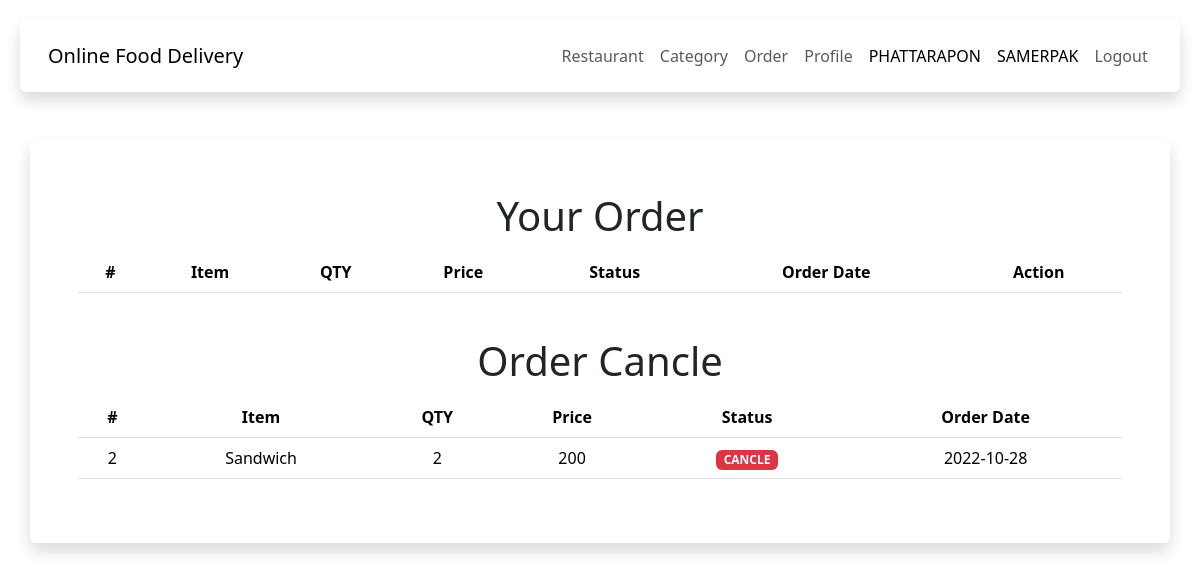
/order.php (signed in), run on the app's committed database.
### tables this page shows
CREATE TABLE `orders` (
  `order_id` int(11) NOT NULL,
  `res_id` int(11) NOT NULL,
  `mem_id` int(11) NOT NULL,
  `menu_id` int(11) NOT NULL,
  `menu_name` varchar(50) NOT NULL,
  `order_qty` int(10) NOT NULL,
  `order_price` float NOT NULL,
  `order_status` varchar(20) NOT NULL DEFAULT 'in_process',
  `order_date` date NOT NULL,
  `order_success` timestamp NOT NULL DEFAULT current_timestamp() ON UPDATE current_timestamp(),
  `mem_status` varchar(10) DEFAULT NULL,
  `order_group` int(11) NOT NULL
);

### order.php (the view, shortened to what this page needs)
<!DOCTYPE html>
<html lang="en">
<head>
    <?php include('../asset/head/head-user.php'); ?>
</head>
<body>
    <div class="content">
        <div class="container shadow p-5 mb-5 bg-body rounded">
            <h1 align="center" class="p-1">Your Order</h1>
            <table class="table">
                <thead align="center">
                    <th>#</th>
                    <th>Item</th>
                    <th>QTY</th>
                    <th>Price</th>
                    <th>Status</th>
                    <th>Order Date</th>
                    <th>Action</th>
                </thead>
            </table>
            <br>
            <h1 align="center" class="p-1">Order Cancle</h1>
            <table class="table">
                <thead align="center">
                    <th>#</th>
                    <th>Item</th>
                    <th>QTY</th>
                    <th>Price</th>
                    <th>Status</th>
                    <th>Order Date</th>
                </thead>
                <?php
                    include('../connect.php');
                    $sql ="SELECT * FROM orders WHERE mem_id = '".$_SESSION["mem_id"]."' and order_status = 'cancle'";
                    $query = mysqli_query($conn,$sql);
                    while($result = mysqli_fetch_array($query)){
            ?>
                <tbody class="text-center">
                    <form>
                        <td><input type="hidden" name="order_id" disabled class="form-control"
                                value="<?php echo $result['order_id']; ?>"><?php echo $result['order_id']; ?></td>
                        <td><input type="hidden" name="menu_name" class="form-control"
                                value="<?php echo $result['menu_name']; ?>"><?php echo $result['menu_name']; ?></td>
                        <td><input type="hidden" name="order_qty" class="form-control"
                                value="<?php echo $result['order_qty']; ?>"><?php echo $result['order_qty']; ?></td>
                        <td><input type="hidden" name="order_price" class="form-control"
                                value="<?php echo $result['order_price']; ?>"><?php echo $result['order_price']; ?></td>
                        <td><input type="hidden" name="order_status" class="form-control"
                            <?php
                            if($result['order_status'] == 'in_process'){
                                echo '<span class="badge text-bg-primary">IN PROCESS</span>';
                            }else if ($result['order_status'] == 'waiting'){
                                echo '<span class="badge text-bg-warning">WAITING RIDER</span>';
                            }else if ($result['order_status'] == 'delivery'){
                                echo '<span class="badge text-bg-info text-dark">DELIVERY</span>';
                            }else if ($result['order_status'] == 'success'){
                                echo '<span class="badge text-bg-success">SUCCESS</span>';
                            }else if ($result['order_status'] == 'cancle'){
                                echo '<span class="badge text-bg-danger">CANCLE</span>';
                            }
                        ?>
                        </td>
                        <td><input type="hidden" name="order_date" class="form-control"
                                value="<?php echo $result['order_date']; ?>"><?php echo $result['order_date']; ?></td>
                </tbody>
                <?php } ?>
            </table>
        </div>
    </div>
</body>
</html>

### head-user.php (style rules this page uses)
body { padding: 20px; }

### data on the page
orders: order_id "2", menu_name "Sandwich", order_qty "2", order_price "200", order_status "CANCLE", order_date "2022-10-28"

### other printed values
$_SESSION["mem_name"] "PHATTARAPON"
$_SESSION["mem_last"] "SAMERPAK"
